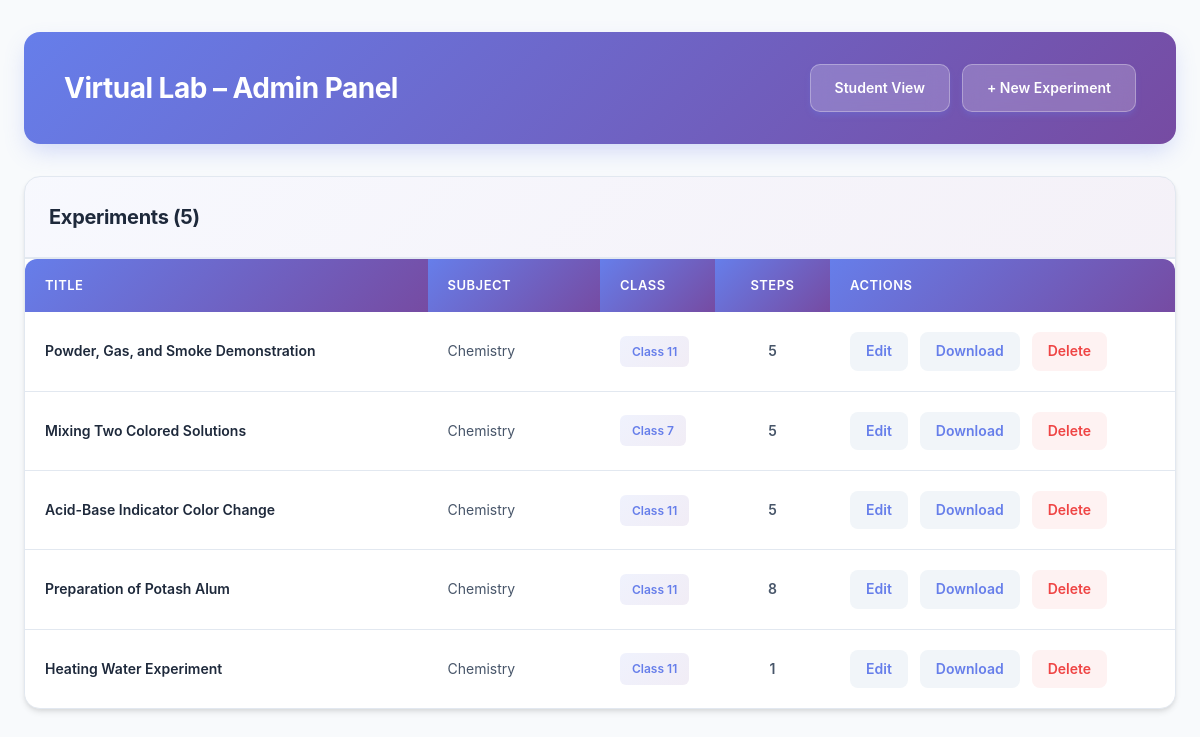
Page /admin/index.php on the earlier database version.
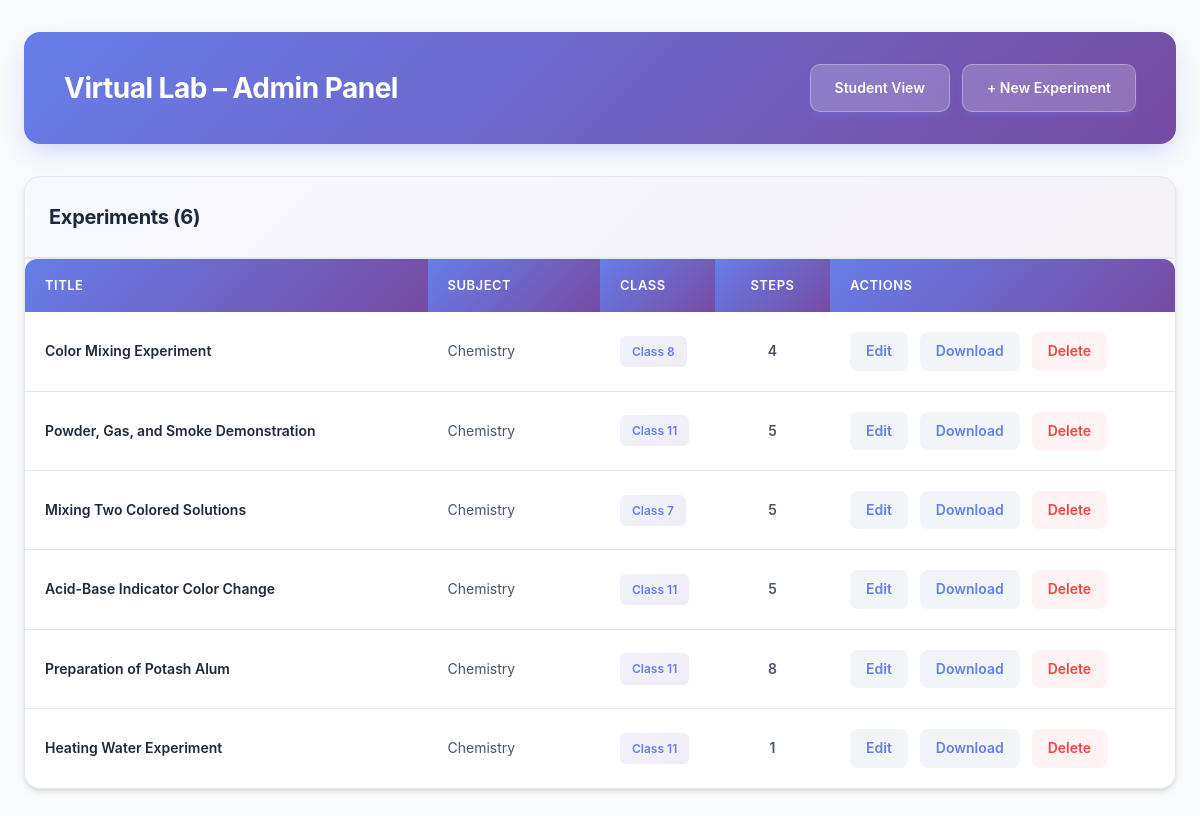
Same page on the later database version.
### tables this page shows
CREATE TABLE experiments (
    id VARCHAR(50) PRIMARY KEY,
    title VARCHAR(255) NOT NULL,
    subject VARCHAR(50) NOT NULL,
    class VARCHAR(10) NOT NULL,
    config_json TEXT NOT NULL,
    created_at DATETIME DEFAULT CURRENT_TIMESTAMP,
    updated_at DATETIME DEFAULT CURRENT_TIMESTAMP
);

### admin/config/database.php (called while the page is built, shortened)
<?php
function getDBConnection() {
    try {
        if (DB_TYPE === 'sqlite') {
            $dbPath = DB_SQLITE_PATH;
            try {
                $db = new PDO('sqlite:' . $dbPath);
                $db->setAttribute(PDO::ATTR_ERRMODE, PDO::ERRMODE_EXCEPTION);
                return $db;
            } catch (PDOException $e) {
                throw new Exception("Failed to create SQLite database: " . $e->getMessage() . " (Path: " . $dbPath . ")");
            }
        }
    } catch (PDOException $e) {
        throw new Exception("Database connection failed: " . $e->getMessage());
    } catch (Exception $e) {
        throw $e;
    }
}

### admin/classes/Database.php (called while the page is built, shortened)
<?php
require_once __DIR__ . '/../config/database.php';
class Database {
    private $db;
    public function __construct() {
        $this->db = getDBConnection();
    }
    private function initTables() {
        try {
            $schemaFile = __DIR__ . '/../config/schema.sql';
            $sql = file_get_contents($schemaFile);
            if (DB_TYPE === 'sqlite') {
                $statements = explode(';', $sql);
                foreach ($statements as $statement) {
                    $statement = trim($statement);
                    if (!empty($statement) && !preg_match('/^\s*--/', $statement)) {
                        try {
                            $this->db->exec($statement);
                        } catch (PDOException $e) {
                            if (strpos($e->getMessage(), 'already exists') === false) {
                                error_log('Schema execution error: ' . $e->getMessage());
                            }
                        }
                    }
                }
            } else {
                try {
                    $this->db->exec($sql);
                } catch (PDOException $e) {
                    error_log('Schema execution error: ' . $e->getMessage());
                }
            }
        } catch (Exception $e) {
            error_log('initTables error: ' . $e->getMessage());
        }
    }
    public function getAllExperiments() {
        try {
            if (DB_TYPE === 'sqlite') {
                $checkStmt = $this->db->query("SELECT name FROM sqlite_master WHERE type='table' AND name='experiments'");
                $tableExists = $checkStmt->fetch() !== false;
            } else {
                $checkStmt = $this->db->query("SHOW TABLES LIKE 'experiments'");
                $tableExists = $checkStmt->rowCount() > 0;
            }
            $stmt = $this->db->query("SELECT * FROM experiments ORDER BY created_at DESC");
            $experiments = $stmt->fetchAll(PDO::FETCH_ASSOC);
            foreach ($experiments as &$exp) {
                try {
                    $stepStmt = $this->db->prepare("
                        SELECT COUNT(*) as count FROM experiment_steps WHERE experiment_id = ?
                    ");
                    $stepStmt->execute([$exp['id']]);
                    $stepCount = $stepStmt->fetch(PDO::FETCH_ASSOC);
                    $exp['step_count'] = $stepCount['count'] ?? 0;
                } catch (PDOException $e) {
                    $exp['step_count'] = 0;
                }
            }
            return $experiments;
        } catch (PDOException $e) {
            error_log('getAllExperiments error: ' . $e->getMessage());
            return [];
        } catch (Exception $e) {
            error_log('getAllExperiments error: ' . $e->getMessage());
            return [];
        }
    }
}

### admin/index.php (the view, shortened to what this page needs)
<?php
require_once __DIR__ . '/classes/Database.php';
$db = new Database();
$experiments = $db->getAllExperiments();
?>
<!DOCTYPE html>
<html lang="en">
<head>
    <link rel="stylesheet" href="css/admin.css?v=<?= time() ?>">
</head>
<body>
    <div class="container">
        <div class="header">
            <h1>Virtual Lab – Admin Panel</h1>
            <div style="display: flex; gap: 12px; align-items: center;">
                <a class="btn" href="../" style="text-decoration: none;">Student View</a>
                <a class="btn" href="create.php" style="text-decoration: none;">+ New Experiment</a>
            </div>
        </div>
        <?php if (empty($experiments)): ?>
        <div class="card" style="text-align: center; padding: 80px 40px;">
            <div style="margin-bottom: 24px; opacity: 0.5;">
                <svg width="80" height="80" viewBox="0 0 24 24" fill="none" stroke="currentColor" stroke-width="2" style="color: #64748b; margin: 0 auto;">
                    <path d="M14 2H6a2 2 0 0 0-2 2v16a2 2 0 0 0 2 2h12a2 2 0 0 0 2-2V8z"></path>
                    <polyline points="14 2 14 8 20 8"></polyline>
                    <line x1="12" y1="18" x2="12" y2="12"></line>
                    <line x1="9" y1="15" x2="15" y2="15"></line>
                </svg>
            </div>
            <p style="color: #64748b; font-size: 16px; margin-bottom: 24px; line-height: 1.6;">No experiments yet. Create your first experiment to get started.</p>
            <a class="btn" href="create.php" style="text-decoration: none;">Create First Experiment</a>
        </div>
        <?php else: ?>
        <div class="card" style="padding: 0; overflow: hidden;">
            <div style="padding: 24px; border-bottom: 2px solid #e2e8f0; background: linear-gradient(135deg, rgba(102, 126, 234, 0.05) 0%, rgba(118, 75, 162, 0.08) 100%);">
                <h2 style="margin: 0; font-size: 20px; color: #1e293b; font-weight: 700;">Experiments (<?= count($experiments) ?>)</h2>
            </div>
            <div style="overflow-x: auto;">
                <table>
                    <thead>
                        <tr>
                            <th style="width: 35%;">Title</th>
                            <th style="width: 15%;">Subject</th>
                            <th style="width: 10%;">Class</th>
                            <th style="width: 10%; text-align: center;">Steps</th>
                            <th style="width: 30%;">Actions</th>
                        </tr>
                    </thead>
                    <tbody>
                        <?php foreach ($experiments as $exp): ?>
                        <tr>
                            <td style="font-weight: 600; color: #1e293b;"><?= htmlspecialchars($exp['title']) ?></td>
                            <td style="color: #475569;"><?= htmlspecialchars($exp['subject']) ?></td>
                            <td style="color: #64748b;">
                                <?php if (!empty($exp['class'])): ?>
                                    <span style="display: inline-block; padding: 6px 12px; background: linear-gradient(135deg, rgba(102, 126, 234, 0.1) 0%, rgba(118, 75, 162, 0.1) 100%); border-radius: 6px; font-size: 12px; font-weight: 600; color: #667eea;">Class <?= htmlspecialchars($exp['class']) ?></span>
                                <?php else: ?>
                                    <span style="color: #94a3b8;">—</span>
                                <?php endif; ?>
                            </td>
                            <td style="text-align: center; color: #475569; font-weight: 600;"><?= $exp['step_count'] ?? 0 ?></td>
                            <td>
                                <div class="actions">
                                    <a href="edit.php?id=<?= $exp['id'] ?>" style="text-decoration: none;">Edit</a>
                                    <a href="download.php?id=<?= $exp['id'] ?>" style="text-decoration: none;">Download</a>
                                    <a class="danger" href="delete.php?id=<?= $exp['id'] ?>" onclick="return confirm('Are you sure you want to delete this experiment?')" style="text-decoration: none;">Delete</a>
                                </div>
                            </td>
                        </tr>
                        <?php endforeach; ?>
                    </tbody>
                </table>
            </div>
        </div>
        <?php endif; ?>
    </div>
</body>
</html>

### admin/css/admin.css (style rules this page uses)
* { margin: 0; padding: 0; box-sizing: border-box; }
body { font-family: 'Inter', -apple-system, BlinkMacSystemFont, 'Segoe UI', Roboto, 'Helvetica Neue', Arial, sans-serif; background: #f8fafc; min-height: 100vh; padding: 0; color: #1e293b; line-height: 1.6; -webkit-font-smoothing: antialiased; -moz-osx-font-smoothing: grayscale; }
.container { max-width: 1400px; margin: 0 auto; padding: 32px 24px; }
.header { background: linear-gradient(135deg, #667eea 0%, #764ba2 100%); padding: 32px 40px; border-radius: 16px; margin-bottom: 32px; box-shadow: 0 10px 25px -5px rgba(102, 126, 234, 0.3); display: flex; justify-content: space-between; align-items: center; color: white; }
.header h1 { color: white; font-size: 28px; font-weight: 700; margin: 0; letter-spacing: -0.5px; }
.header .btn { background: rgba(255, 255, 255, 0.2); backdrop-filter: blur(10px); border: 1px solid rgba(255, 255, 255, 0.3); }
h2 { color: #0f172a; font-size: 24px; font-weight: 700; margin-bottom: 24px; letter-spacing: -0.3px; }
.card { background: white; border-radius: 16px; padding: 40px; box-shadow: 0 4px 6px -1px rgba(0, 0, 0, 0.1), 0 2px 4px -1px rgba(0, 0, 0, 0.06); margin-bottom: 24px; width: 100%; box-sizing: border-box; border: 1px solid #e2e8f0; }
.btn { display: inline-flex; align-items: center; gap: 8px; background: linear-gradient(135deg, #667eea 0%, #764ba2 100%); color: white; padding: 12px 24px; text-decoration: none; border-radius: 10px; font-size: 14px; font-weight: 600; border: none; cursor: pointer; transition: all 0.3s cubic-bezier(0.4, 0, 0.2, 1); box-shadow: 0 4px 6px -1px rgba(102, 126, 234, 0.3); }
.danger { color: #ef4444; text-decoration: none; font-size: 14px; font-weight: 500; }
table { width: 100%; background: white; border-collapse: collapse; border-radius: 12px; overflow: hidden; box-shadow: 0 4px 6px -1px rgba(0, 0, 0, 0.1); }
th { background: linear-gradient(135deg, #667eea 0%, #764ba2 100%); padding: 16px 20px; text-align: left; font-weight: 600; color: white; font-size: 13px; text-transform: uppercase; letter-spacing: 0.5px; }
td { padding: 20px; border-bottom: 1px solid #e2e8f0; font-size: 14px; vertical-align: middle; }
tr:last-child td { border-bottom: none; }
.actions { display: flex; gap: 12px; align-items: center; justify-content: flex-start; flex-wrap: wrap; }
.actions a { color: #667eea; text-decoration: none; font-size: 14px; font-weight: 600; padding: 8px 16px; border-radius: 8px; transition: all 0.2s; display: inline-block; background: #f1f5f9; }
.actions .danger { color: #ef4444; background: #fef2f2; }

Differences in the rows shown:
added experiments: title "Color Mixing Experiment", subject "Chemistry", class "8", step_count "4"
Other differences:
count($experiments): "5" → "6"
